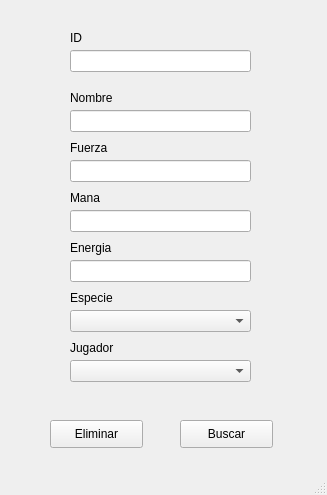
<?xml version="1.0" encoding="UTF-8"?>
<ui version="4.0">
 <class>EliminarPersonaje</class>
 <widget class="QMainWindow" name="EliminarPersonaje">
  <property name="geometry">
   <rect>
    <x>0</x>
    <y>0</y>
    <width>327</width>
    <height>495</height>
   </rect>
  </property>
  <property name="windowTitle">
   <string>Eliminar Personaje</string>
  </property>
  <widget class="QWidget" name="centralwidget">
   <widget class="QLabel" name="label">
    <property name="geometry">
     <rect>
      <x>70</x>
      <y>30</y>
      <width>55</width>
      <height>16</height>
     </rect>
    </property>
    <property name="text">
     <string>ID</string>
    </property>
   </widget>
   <widget class="QLineEdit" name="txtID">
    <property name="geometry">
     <rect>
      <x>70</x>
      <y>50</y>
      <width>181</width>
      <height>22</height>
     </rect>
    </property>
   </widget>
   <widget class="QLabel" name="label_4">
    <property name="geometry">
     <rect>
      <x>70</x>
      <y>190</y>
      <width>55</width>
      <height>16</height>
     </rect>
    </property>
    <property name="text">
     <string>Mana</string>
    </property>
   </widget>
   <widget class="QLineEdit" name="txtMana">
    <property name="geometry">
     <rect>
      <x>70</x>
      <y>210</y>
      <width>181</width>
      <height>22</height>
     </rect>
    </property>
   </widget>
   <widget class="QLineEdit" name="txtFuerza">
    <property name="geometry">
     <rect>
      <x>70</x>
      <y>160</y>
      <width>181</width>
      <height>22</height>
     </rect>
    </property>
   </widget>
   <widget class="QComboBox" name="cbJugador">
    <property name="geometry">
     <rect>
      <x>70</x>
      <y>360</y>
      <width>181</width>
      <height>22</height>
     </rect>
    </property>
   </widget>
   <widget class="QLabel" name="label_5">
    <property name="geometry">
     <rect>
      <x>70</x>
      <y>240</y>
      <width>55</width>
      <height>16</height>
     </rect>
    </property>
    <property name="text">
     <string>Energia</string>
    </property>
   </widget>
   <widget class="QPushButton" name="btnEliminar">
    <property name="geometry">
     <rect>
      <x>50</x>
      <y>420</y>
      <width>93</width>
      <height>28</height>
     </rect>
    </property>
    <property name="text">
     <string>Eliminar</string>
    </property>
   </widget>
   <widget class="QLabel" name="label_2">
    <property name="geometry">
     <rect>
      <x>70</x>
      <y>90</y>
      <width>55</width>
      <height>16</height>
     </rect>
    </property>
    <property name="text">
     <string>Nombre</string>
    </property>
   </widget>
   <widget class="QLineEdit" name="txtEnergia">
    <property name="geometry">
     <rect>
      <x>70</x>
      <y>260</y>
      <width>181</width>
      <height>22</height>
     </rect>
    </property>
   </widget>
   <widget class="QLabel" name="label_6">
    <property name="geometry">
     <rect>
      <x>70</x>
      <y>290</y>
      <width>55</width>
      <height>16</height>
     </rect>
    </property>
    <property name="text">
     <string>Especie</string>
    </property>
   </widget>
   <widget class="QLabel" name="label_3">
    <property name="geometry">
     <rect>
      <x>70</x>
      <y>140</y>
      <width>55</width>
      <height>16</height>
     </rect>
    </property>
    <property name="text">
     <string>Fuerza</string>
    </property>
   </widget>
   <widget class="QLineEdit" name="txtNombre">
    <property name="geometry">
     <rect>
      <x>70</x>
      <y>110</y>
      <width>181</width>
      <height>22</height>
     </rect>
    </property>
   </widget>
   <widget class="QComboBox" name="cbEspecie">
    <property name="geometry">
     <rect>
      <x>70</x>
      <y>310</y>
      <width>181</width>
      <height>22</height>
     </rect>
    </property>
   </widget>
   <widget class="QLabel" name="label_7">
    <property name="geometry">
     <rect>
      <x>70</x>
      <y>340</y>
      <width>55</width>
      <height>16</height>
     </rect>
    </property>
    <property name="text">
     <string>Jugador</string>
    </property>
   </widget>
   <widget class="QPushButton" name="btnBuscar">
    <property name="geometry">
     <rect>
      <x>180</x>
      <y>420</y>
      <width>93</width>
      <height>28</height>
     </rect>
    </property>
    <property name="text">
     <string>Buscar</string>
    </property>
   </widget>
  </widget>
  <widget class="QStatusBar" name="statusbar"/>
 </widget>
 <resources/>
 <connections/>
</ui>
